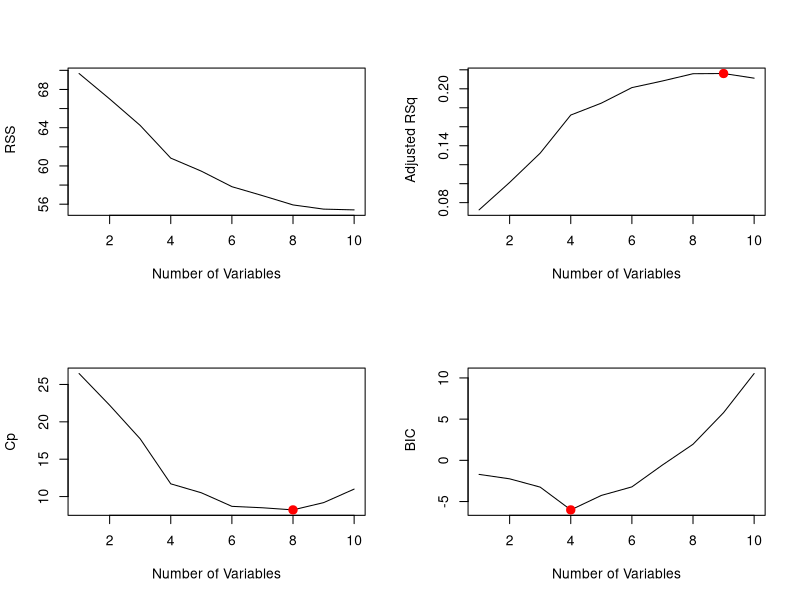
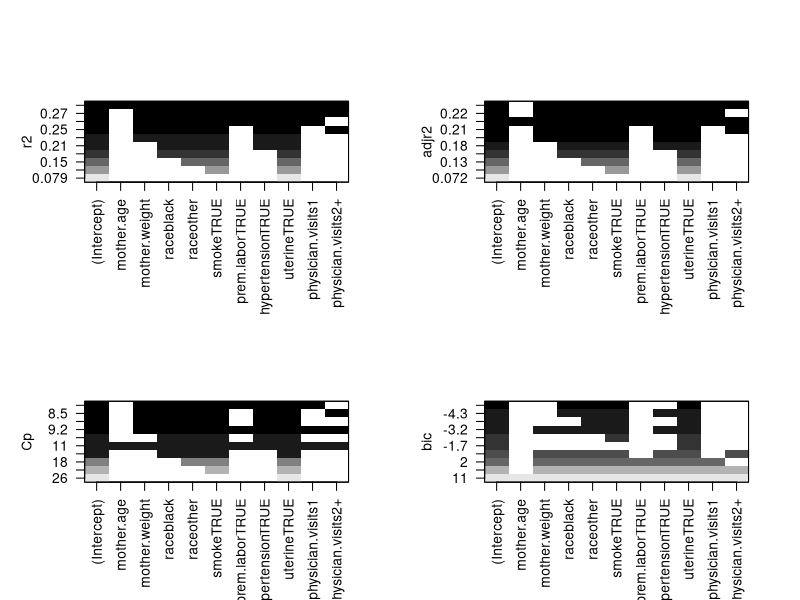
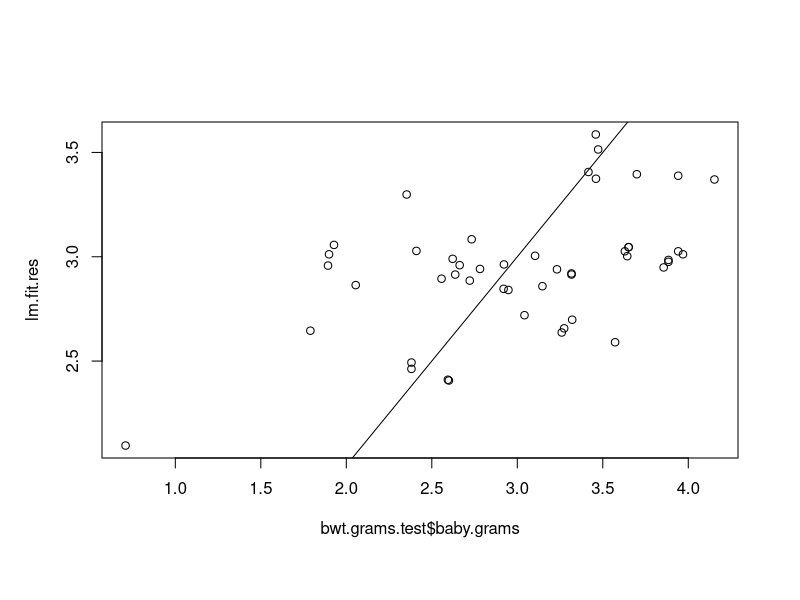
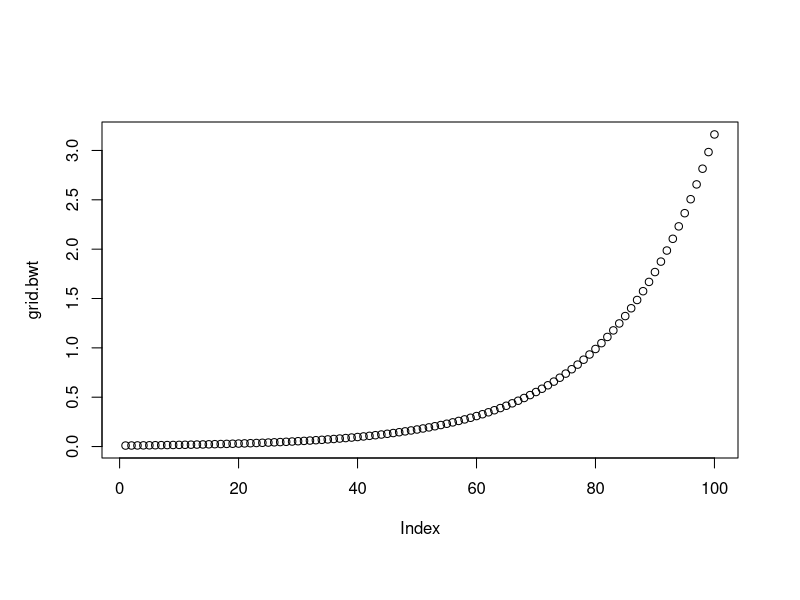
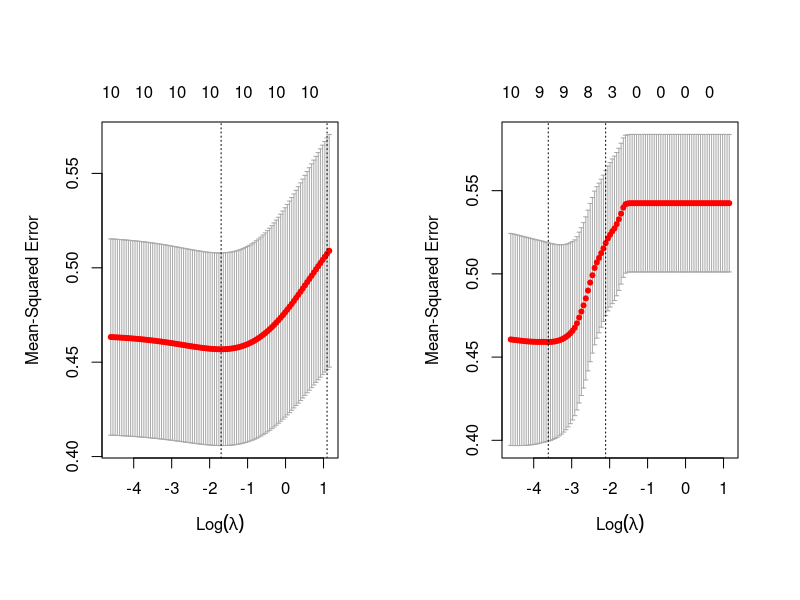

The R source for these figures, in order:
## ---- chunk 1
library(MASS)
data(birthwt)

bwt.grams <- with(birthwt, {
  bwt <- bwt/1000
  race <- factor(race, labels = c("white", "black", "other"))
  ptd <- factor(ptl > 0)
  ftv <- factor(ftv)
  levels(ftv)[-(1:2)] <- "2+"
  data.frame(bwt, age, lwt, race, smoke = (smoke > 0),
             ptd, ht = (ht > 0), ui = (ui > 0), ftv)
})
colnames(bwt.grams) <- c("baby.grams", "mother.age", 
                       "mother.weight", "race",
                       "smoke", "prem.labor", 
                       "hypertension", "uterine",
                       "physician.visits")

#create train and test
set.seed(1)
train <- sample(1:nrow(bwt.grams), floor(0.75*nrow(bwt.grams)))
bwt.grams.train <- bwt.grams[train,]
bwt.grams.test <- bwt.grams[-train,]

## ---- chunk 2

library (leaps)
regfit.full=regsubsets(baby.grams~., bwt.grams.train, nvmax =19)
reg.summary = summary(regfit.full)
par(mfrow =c(2,2))
plot(reg.summary$rss ,xlab=" Number of Variables ",ylab=" RSS", type="l")
plot(reg.summary$adjr2 ,xlab =" Number of Variables ", ylab=" Adjusted RSq",type="l")
max.adjr2=which.max (reg.summary$adjr2)
max.adjr2
points (max.adjr2, reg.summary$adjr2[max.adjr2], col ="red",cex =2, pch =20)


plot(reg.summary$cp ,xlab =" Number of Variables ", ylab="Cp", type='l')
min.cp= which.min (reg.summary$cp )
min.cp
points (min.cp, reg.summary$cp[min.cp], col ="red",cex =2, pch =20)


min.bic = which.min(reg.summary$bic)
min.bic
plot(reg.summary$bic ,xlab=" Number of Variables ",ylab=" BIC", type='l')
points (min.bic, reg.summary$bic [min.bic], col =" red",cex =2, pch =20)

## ---- chunk 3

plot(regfit.full ,scale ="r2")
plot(regfit.full ,scale ="adjr2")
plot(regfit.full ,scale ="Cp")
plot(regfit.full ,scale ="bic")


## ---- chunk 4

#Linear regression with the predictors selected by best subset
lm.fit = lm( baby.grams~ mother.weight+race+smoke+hypertension+uterine, data=bwt.grams.train)
summary(lm.fit)
## ---- chunk 5
par(mfrow = c(1, 1))
lm.fit.res= predict(lm.fit, bwt.grams.test)
mean((lm.fit.res -bwt.grams.test$baby.grams)^2)
plot(bwt.grams.test$baby.grams,lm.fit.res)
abline (0,1)

## ---- chunk 6

library(glmnet)
## Preparing the dataset for glmnet
bwt.x.train=model.matrix( baby.grams~., data=bwt.grams.train)[,-1]
bwt.y.train=bwt.grams.train$baby.grams

bwt.x.test=model.matrix( baby.grams~., data=bwt.grams.test)[,-1]
bwt.y.test=bwt.grams.test[,1]

grid.bwt =10^seq (-2,.5, length =100)
plot(grid.bwt)
par(mfrow = c(1, 2))
## ---- chunk 7
# With alpha =0, glmnet computes the ridge

ridge =cv.glmnet(bwt.x.train,bwt.y.train,alpha =0, lambda =grid.bwt, nfolds=6)
plot(ridge)
ridge$lambda.min
ridge.opt = glmnet(bwt.x.train,bwt.y.train,alpha =0, lambda =ridge$lambda.min)
ridge.opt.res = predict(ridge.opt, s =ridge$lambda.min, newx=bwt.x.test)
mean((ridge.opt.res -bwt.y.test)^2)
## ---- chunk 8
# With alpha =1, glmnet computes the lasso

lasso =cv.glmnet(bwt.x.train,bwt.y.train,alpha =1, lambda =grid.bwt, nfolds=6)
lasso$lambda.min
plot(lasso)
lasso.opt = glmnet(bwt.x.train,bwt.y.train,alpha =1, lambda =lasso$lambda.min)
lasso.opt.res = predict(lasso.opt, s =lasso$lambda.min, newx=bwt.x.test)
mean((lasso.opt.res -bwt.y.test)^2)
